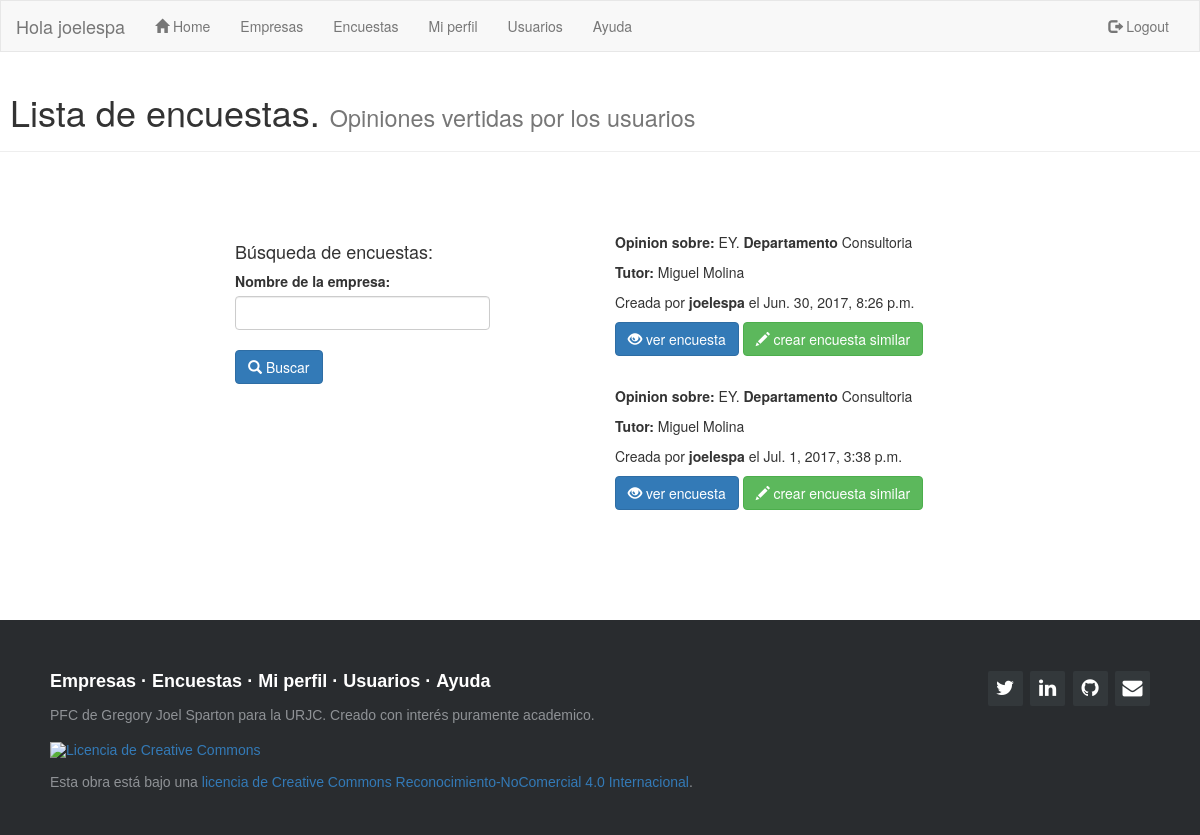
The page /encuesta/ (signed in) on the database as committed earlier.
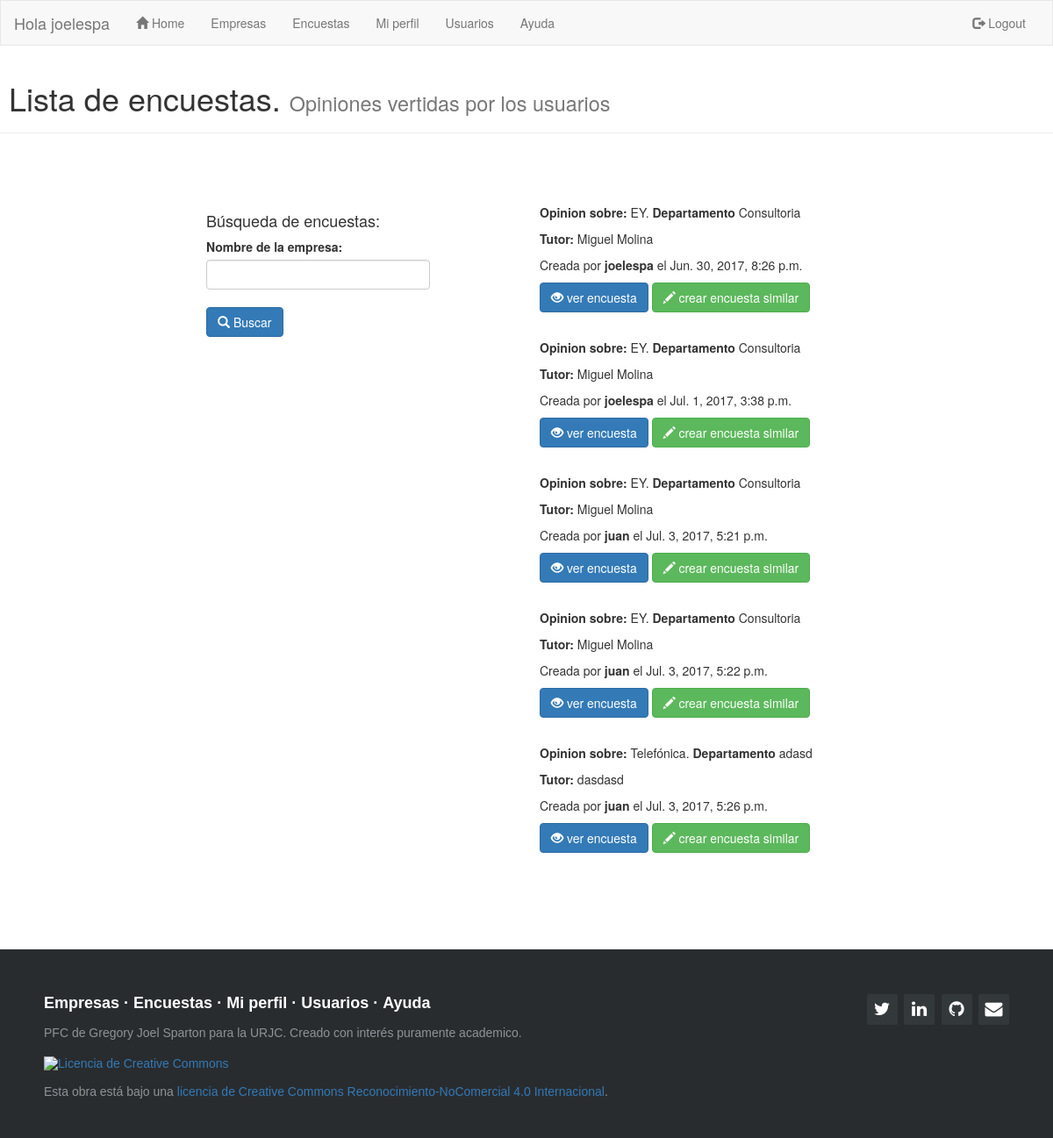
The same page on the database as committed later.
### sopa/models.py (models this page shows)
class usuarios (AbstractUser):
    id_grado = models.IntegerField(null=True,blank=True,default='0')

class encuestas (models.Model):
    user = models.TextField(max_length=20,null=True,blank=True,default='')
    nombre_empresa = models.TextField(max_length=30,null=True,blank=True,default='')
    tutor = models.TextField(max_length=20,null=True,blank=True,default='')
    departamento = models.TextField(max_length=20,null=True,blank=True,default='')
    id_encuesta = models.IntegerField(null=True,blank=True,default='0')
    created_date = models.DateTimeField(default=timezone.now)
    pf1 = models.TextField(max_length=20,null=True,blank=True,default='')
    pf11 = models.TextField(max_length=20,null=True,blank=True,default='')
    pf2 = models.TextField(max_length=20,null=True,blank=True,default='')
    pf22 = models.TextField(max_length=20,null=True,blank=True,default='')
    pb1 = models.TextField(max_length=20,null=True,blank=True,default='')
    pb2 = models.TextField(max_length=20,null=True,blank=True,default='')
    pb3 = models.TextField(max_length=20,null=True,blank=True,default='')
    pb4 = models.TextField(max_length=20,null=True,blank=True,default='')
    ps1 = models.TextField(max_length=20,null=True,blank=True,default='')
    ps2 = models.TextField(max_length=20,null=True,blank=True,default='')
    ps3 = models.TextField(max_length=20,null=True,blank=True,default='')
    ps4 = models.TextField(max_length=20,null=True,blank=True,default='')
    ps5 = models.TextField(max_length=20,null=True,blank=True,default='')
    ps6 = models.TextField(max_length=20,null=True,blank=True,default='')
    ps7 = models.TextField(max_length=20,null=True,blank=True,default='')
    pa1 = models.TextField(max_length=20,null=True,blank=True,default='')
    pa2 = models.TextField(max_length=20,null=True,blank=True,default='')
    nota = models.IntegerField(null=True,blank=True,default='0')

### sopa/views.py (the view)
# urls.py: url(r'^encuesta/$', views.lista_encuestas, name='lista_encuestas'),
@login_required
def lista_encuestas(request):
    encuesta = encuestas.objects.all().order_by('created_date')
    return render(request, 'sopa/lista_encuestas.html', {'titulo': 'SOPA Encuestas' ,'encuestas' : encuesta})

### sopa/templates/sopa/lista_encuestas.html (shortened to what this page needs)
{% extends "sopa/index.html" %}
{% block content %}
<div class="page-header">
  <h1>&nbsp;Lista de encuestas. <small>Opiniones vertidas por los usuarios</small></h1>
</div>
<div class="container">
    <br />
    <br />
    <br />
 <div class="col-md-3 col-md-offset-2">
     <h4> Búsqueda de encuestas: </h4>
   <form action="/encuesta/buscar/" method="POST">
   <label for= "e">Nombre de la empresa:</label>
   <input id="e" type="text" class="form-control" name = "e" ><br>
   <button type="submit" class="btn btn-primary" value="Buscar"><span class="glyphicon glyphicon-search" aria-hidden="true"></span> Buscar</button>
   </form>
   </div>
<div class ="col-md-5 col-md-offset-1">
  {%for encuesta in encuestas%}
  <p><b>Opinion sobre:</b> {{encuesta.nombre_empresa}}.<b> Departamento</b> {{encuesta.departamento}}</p>
  <p><b>Tutor: </b>{{encuesta.tutor}}</p>
  <p>Creada por <strong>{{encuesta.user}}</strong> el {{encuesta.created_date}}</p>
  <p><a href= '/encuesta/detalle/{{encuesta.pk}}' class="btn btn-primary" role="button">
    <span class="glyphicon glyphicon-eye-open" aria-hidden="true"></span>    ver encuesta</a></span>
    <a href="/encuesta/nueva/{{encuesta.nombre_empresa}}/{{encuesta.departamento}}/{{encuesta.tutor}}" class="btn btn-success" role="button">
      <span class="glyphicon glyphicon-pencil" aria-hidden="true"></span>   crear encuesta similar</a></span></p>
  <br>
{% endfor %}
</div>
</div>
{% endblock content %}

### sopa/templates/sopa/index.html (shortened to what this page needs)
{% load staticfiles %}
<!DOCTYPE html>
<html lang="en">
<head>
  <link rel="stylesheet" href="https://maxcdn.bootstrapcdn.com/bootstrap/3.3.7/css/bootstrap.min.css">
  <link rel="stylesheet" href="{% static 'css/sopa.css' %}">
  <link href="//maxcdn.bootstrapcdn.com/font-awesome/4.1.0/css/font-awesome.min.css" rel="stylesheet">
</head>
  <nav class="navbar navbar-default">
    <div class="container-fluid">
      <div class="navbar-header">
        <a class="navbar-brand" >Hola {{ user.username }}</a>
      </div>
      <div class="collapse navbar-collapse" id="myNavbar">
        <ul class="nav navbar-nav">
          <li><a href="/"><span class="glyphicon glyphicon-home" aria-hidden="true"></span> Home</a></li>
          <li><a title="Empresas" href="/empresas">Empresas</a></li>
          <li><a title="Encuestas" href="/encuesta">Encuestas</a></li>
          <li><a title="Mi perfil" href="/usuarios/miperfil">Mi perfil</a></li>
          <li><a title="Usuarios" href="/usuarios">Usuarios</a></li>
          <li><a title="Ayuda" href="/ayuda">Ayuda</a></li>
        </ul>
        <ul class="nav navbar-nav navbar-right">
          {% if user.is_authenticated %}
          <li><a href="/logout"><span class="glyphicon glyphicon-log-out"></span> Logout</a></li>
          {% else %}
          <li><a href="/login"><span class="glyphicon glyphicon-log-in"></span> Sing In</a></li>
          {% endif %}
        </ul>
      </div>
  </div>
</nav>
<body>
{% block content %}
{% endblock content %}
</body>
<footer class="footer-distributed">
  <div class="footer-right">
    <a href="https://twitter.com/joelespa"><i class="fa fa-twitter"></i></a>
    <a href="https://www.linkedin.com/in/joel-sparton-05886665/"><i class="fa fa-linkedin"></i></a>
    <a href="https://github.com/joelespa"><i class="fa fa-github"></i></a>
    <a href="mailto:joelespa@hotmail.com"><i class="fa fa-envelope" aria-hidden="true"></i>
  </div>
  <div class="footer-left">
    <p class="footer-links">
      <a href="/empresas">Empresas</a>
      ·
      <a href="/encuesta">Encuestas</a>
      ·
      <a href="/usuarios/miperfil">Mi perfil</a>
      ·
      <a href="/usuarios">Usuarios</a>
      ·
      <a href="/ayuda">Ayuda</a>
    </p>
    <p>PFC de Gregory Joel Sparton para la URJC. Creado con interés puramente academico.</p><br>
    <p><a rel="license" href="http://creativecommons.org/licenses/by-nc/4.0/"><img alt="Licencia de Creative Commons" style="border-width:0" src="https://i.creativecommons.org/l/by-nc/4.0/88x31.png" /></a><br><br>Esta obra está bajo una <a rel="license" href="http://creativecommons.org/licenses/by-nc/4.0/">licencia de Creative Commons Reconocimiento-NoComercial 4.0 Internacional</a>.</p>
  </div>
</footer>

### sopa/static/css/sopa.css (style rules this page uses)
.navbar { margin-bottom: 0; border-radius: 0; }
form { margin-top: 10px; }
.footer-distributed { background-color: #292c2f; box-shadow: 0 1px 1px 0 rgba(0, 0, 0, 0.12); box-sizing: border-box; width: 100%; text-align: left; font: normal 16px sans-serif; padding: 45px 50px; margin-top: 80px; }
.footer-distributed .footer-left p { color: #8f9296; font-size: 14px; margin: 0; }
.footer-distributed p.footer-links { font-size:18px; font-weight: bold; color: #ffffff; margin: 0 0 10px; padding: 0; }
.footer-distributed p.footer-links a { display:inline-block; line-height: 1.8; text-decoration: none; color: inherit; }
.footer-distributed .footer-right { float: right; margin-top: 6px; max-width: 180px; }
.footer-distributed .footer-right a { display: inline-block; width: 35px; height: 35px; background-color: #33383b; border-radius: 2px; font-size: 20px; color: #ffffff; text-align: center; line-height: 35px; margin-left: 3px; }

Rows that differ between the two databases and show on the page:
added encuestas: nombre_empresa "EY", departamento "Consultoria", tutor "Miguel Molina", user "juan", created_date "Jul. 3, 2017, 5:21 p.m."
added encuestas: nombre_empresa "EY", departamento "Consultoria", tutor "Miguel Molina", user "juan", created_date "Jul. 3, 2017, 5:22 p.m."
added encuestas: nombre_empresa "Telefónica", departamento "adasd", tutor "dasdasd", user "juan", created_date "Jul. 3, 2017, 5:26 p.m."
